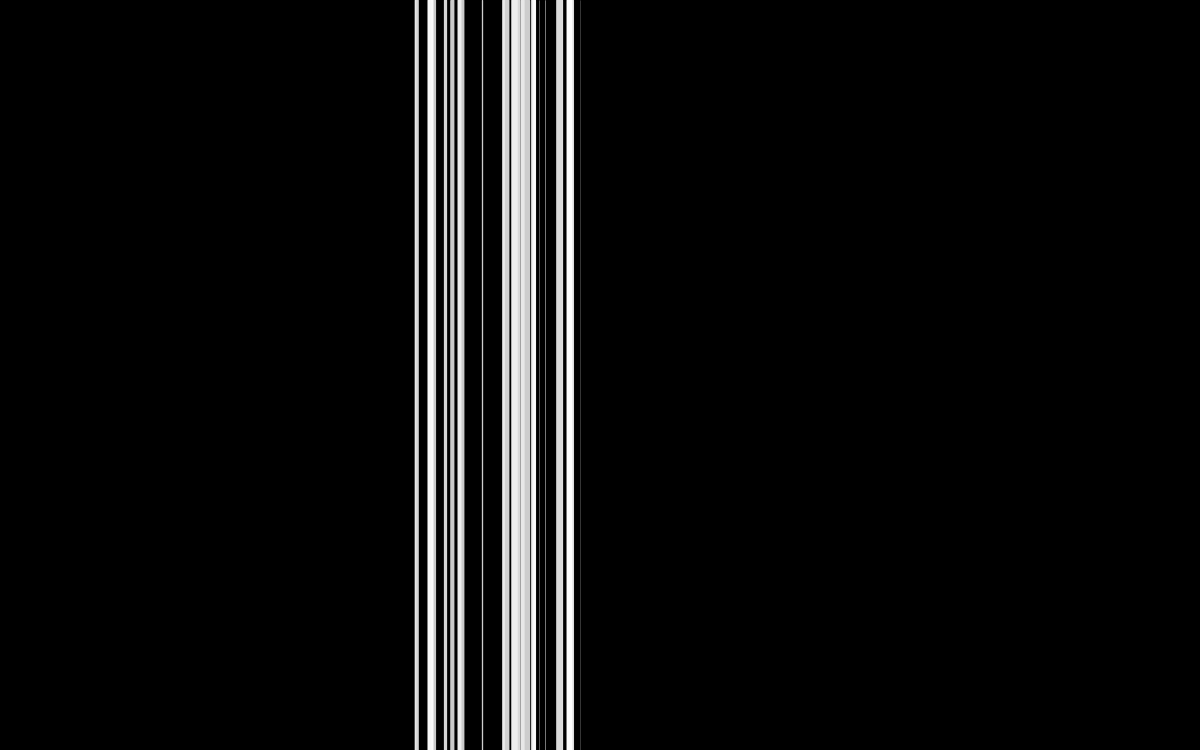
Frame 1 (no input)
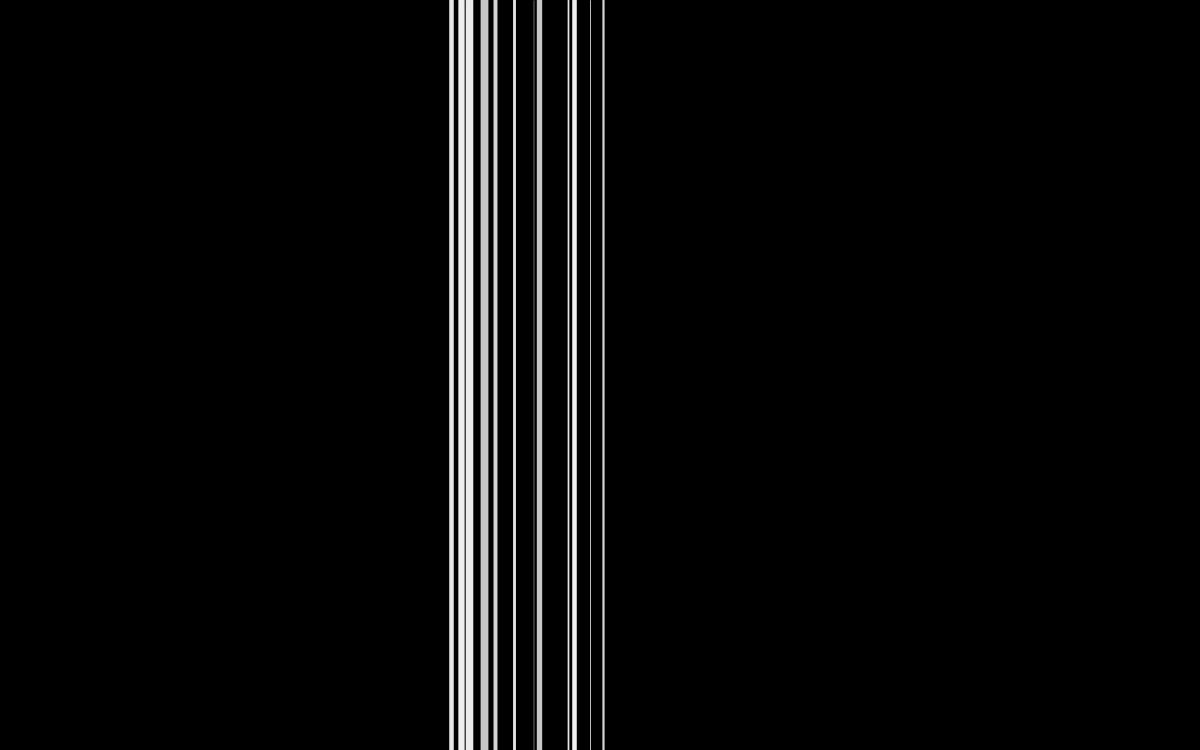
Frame 60 (the mouse pressed at the canvas centre just before this capture)
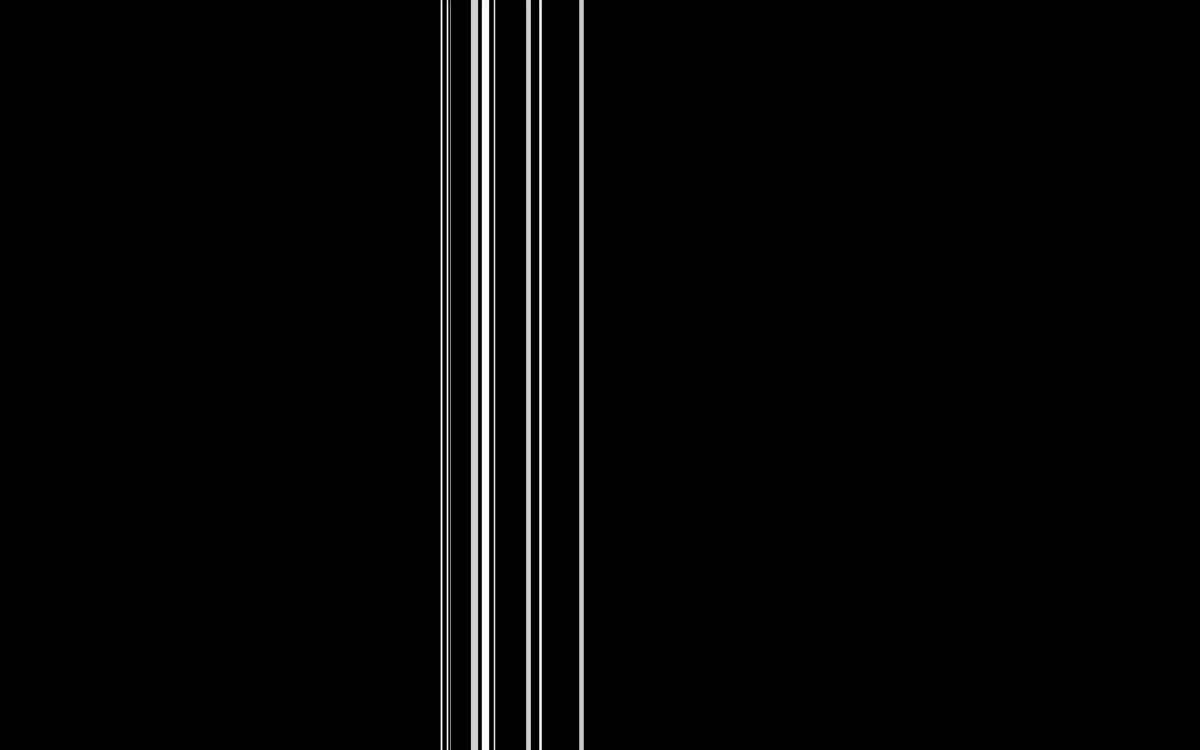
Frame 120 (the mouse held since frame 60 and released just before this capture)

The Processing sketch that drew these frames (run headless with seeded random() and noise(); from frame 60 on, the mouse is pressed at the canvas centre):

// Processing sketch: w7_brokenscreen
// ── w7_brokenscreen.pde
int xSize = 1200;
int ySize = 750;
float xVal = random(640);
float maxLife = random(20);

void setup(){
  size(1200,750);
}

void draw(){
  background(0);
  if (millis() > maxLife*1000){
    xVal = random(xSize);
    maxLife += random(5,20);
  }
  createManyLines(random(5,30));
}

void createManyLines(float number){
  for (int i = 0; i < number; i++){
    ScreenLine line = new ScreenLine(xVal+random(200), random(5,maxLife), random(8));
    if (millis() < line.lifeSpan*1000){
      line.display();
    }
  }
}
// ── ScreenLine.pde
class ScreenLine{
  float x;
  float lifeSpan;
  float strokeWeight;
  float stroke;
  
  ScreenLine(float x, float lifeSpan, float strokeWeight){
    this.x = x;
    this.lifeSpan = lifeSpan;
    this.strokeWeight = strokeWeight;
    this.stroke = random(200,255);
  }
  
  void display(){
    stroke(this.stroke);
    strokeWeight(this.strokeWeight);
    // ySize is a global variable
    line(this.x, 0, this.x, ySize);
  } 
}
